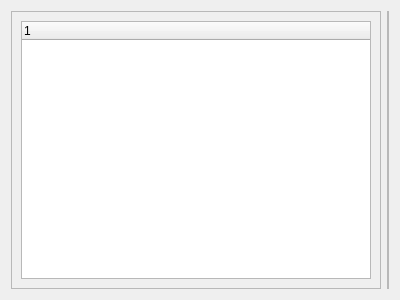
<?xml version="1.0" encoding="UTF-8"?>
<ui version="4.0">
 <class>SettingView</class>
 <widget class="QWidget" name="SettingView">
  <property name="geometry">
   <rect>
    <x>0</x>
    <y>0</y>
    <width>400</width>
    <height>300</height>
   </rect>
  </property>
  <property name="windowTitle">
   <string>SettingView</string>
  </property>
  <layout class="QHBoxLayout" name="horizontalLayout">
   <item>
    <widget class="SimpleCardWidget" name="settingTreeCard">
     <property name="frameShape">
      <enum>QFrame::StyledPanel</enum>
     </property>
     <property name="frameShadow">
      <enum>QFrame::Raised</enum>
     </property>
     <layout class="QVBoxLayout" name="verticalLayout_cardWidget_file">
      <item>
       <widget class="TreeWidget" name="settingTree">
        <column>
         <property name="text">
          <string notr="true">1</string>
         </property>
        </column>
       </widget>
      </item>
     </layout>
    </widget>
   </item>
   <item>
    <widget class="SimpleCardWidget" name="settingStackedWidgetCard">
     <property name="frameShape">
      <enum>QFrame::StyledPanel</enum>
     </property>
     <property name="frameShadow">
      <enum>QFrame::Raised</enum>
     </property>
     <layout class="QVBoxLayout" name="settingStackedWidgetCardVerticalLayout">
      <property name="leftMargin">
       <number>0</number>
      </property>
      <property name="topMargin">
       <number>0</number>
      </property>
      <property name="rightMargin">
       <number>0</number>
      </property>
      <property name="bottomMargin">
       <number>0</number>
      </property>
     </layout>
    </widget>
   </item>
  </layout>
 </widget>
 <customwidgets>
  <customwidget>
   <class>SimpleCardWidget</class>
   <extends>QFrame</extends>
   <header>qfluentwidgets</header>
   <container>1</container>
  </customwidget>
  <customwidget>
   <class>TreeWidget</class>
   <extends>QTreeWidget</extends>
   <header>qfluentwidgets</header>
  </customwidget>
 </customwidgets>
 <resources/>
 <connections/>
</ui>
